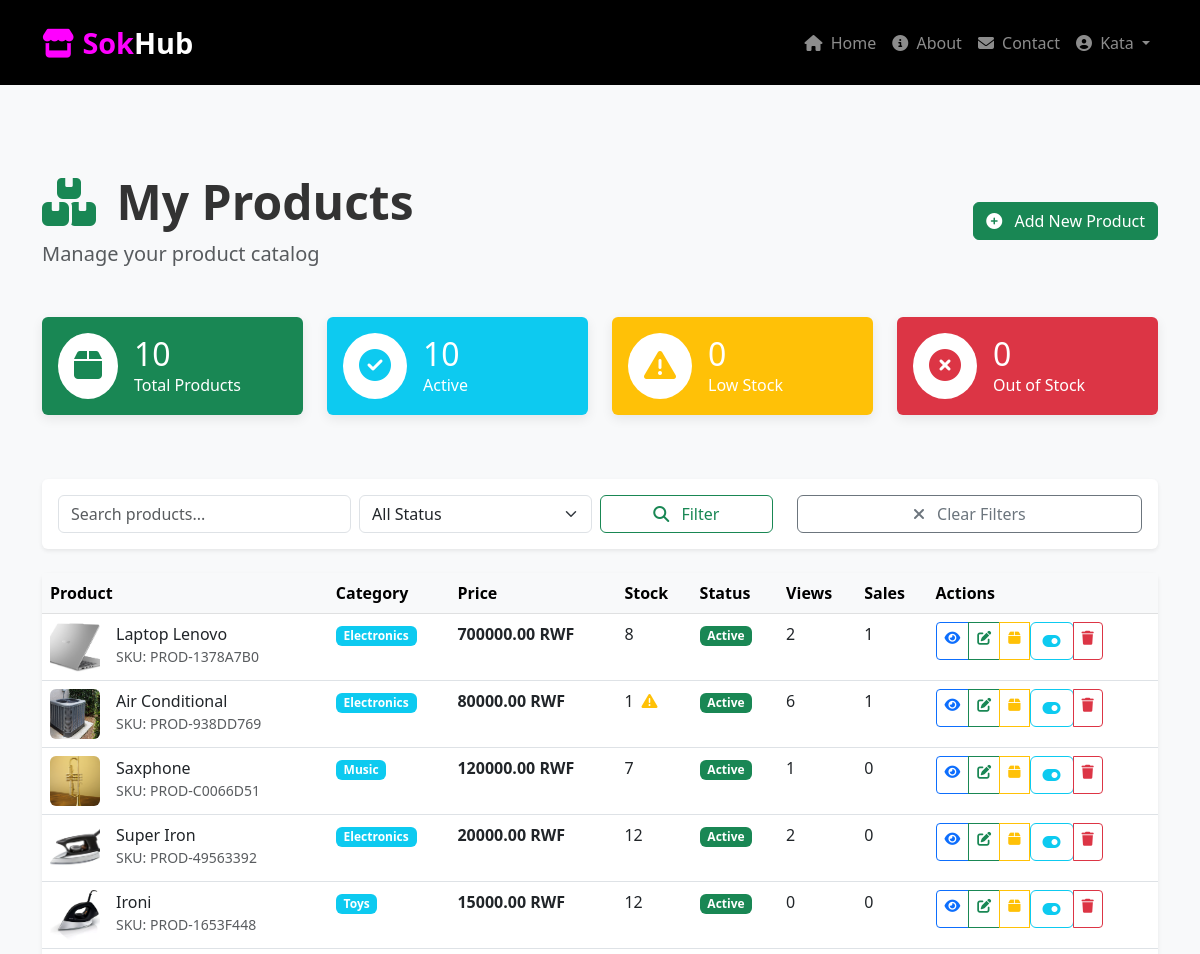
Before: /vendor/products/ (signed in, upper part) with the older database file.
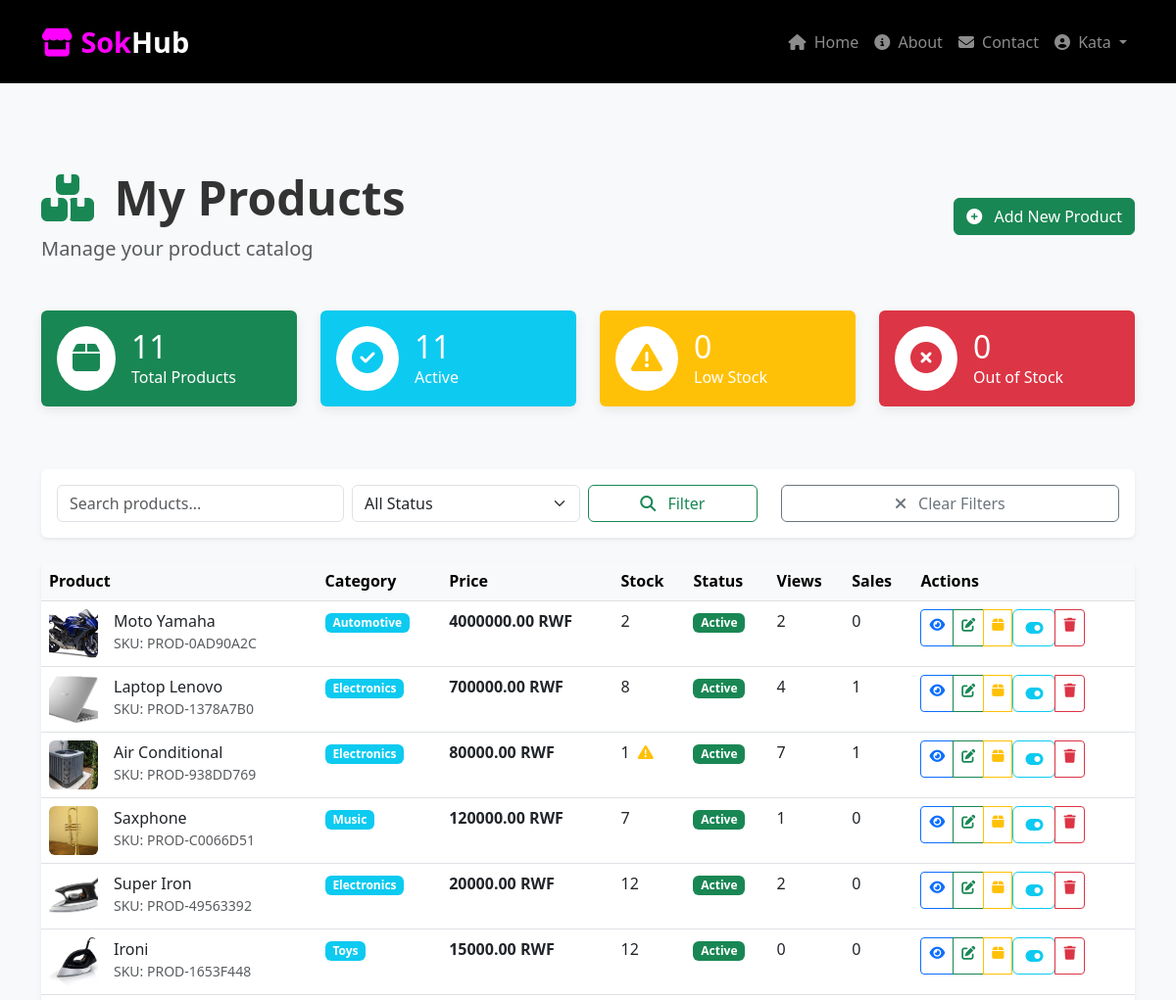
After: the same page with the newer database file.
### product/models.py (models this page shows, shortened)
class Product(models.Model):
    STATUS_CHOICES = (
        ('draft', 'Draft'),
        ('active', 'Active'),
        ('out_of_stock', 'Out of Stock'),
        ('discontinued', 'Discontinued'),
        ('pending_review', 'Pending Review'),
    )
    name = models.CharField(max_length=200)
    slug = models.SlugField(max_length=200, unique=True)
    description = models.TextField()
    short_description = models.CharField(max_length=300, blank=True, null=True)
    vendor = models.ForeignKey('customer.User', on_delete=models.CASCADE,
                              limit_choices_to={'user_type': 'vendor'},
                              related_name='products')
    price = models.DecimalField(max_digits=10, decimal_places=2,
                               validators=[MinValueValidator(Decimal('0.01'))])
    compare_at_price = models.DecimalField(max_digits=10, decimal_places=2,
                                          null=True, blank=True,
                                          validators=[MinValueValidator(Decimal('0.01'))])
    sku = models.CharField(max_length=100, unique=True, blank=True, null=True)
    barcode = models.CharField(max_length=100, blank=True, null=True)
    quantity = models.IntegerField(default=0, validators=[MinValueValidator(0)])
    low_stock_threshold = models.IntegerField(default=5, validators=[MinValueValidator(1)])
    is_track_inventory = models.BooleanField(default=True)
    allow_backorder = models.BooleanField(default=False)
    category = models.ForeignKey(Category, on_delete=models.SET_NULL,
                                null=True, blank=True, related_name='products')
    tags = models.ManyToManyField('ProductTag', blank=True)
    status = models.CharField(max_length=20, choices=STATUS_CHOICES, default='draft')
    is_featured = models.BooleanField(default=False)
    is_available = models.BooleanField(default=True)
    requires_shipping = models.BooleanField(default=True)
    main_image = models.ImageField(upload_to=image_path, null=True, blank=True)
    meta_title = models.CharField(max_length=200, blank=True, null=True)
    meta_description = models.TextField(blank=True, null=True)
    view_count = models.IntegerField(default=0)
    purchase_count = models.IntegerField(default=0)
    average_rating = models.DecimalField(max_digits=3, decimal_places=2, default=0.00,
                                        validators=[MinValueValidator(0), MaxValueValidator(5)])
    reservation_count = models.IntegerField(default=0)  # Items reserved in carts
    last_restocked = models.DateTimeField(null=True, blank=True)
    created_at = models.DateTimeField(auto_now_add=True)
    updated_at = models.DateTimeField(auto_now=True)
    published_at = models.DateTimeField(null=True, blank=True)
    class Meta:
        ordering = ['-created_at']
        indexes = [
            models.Index(fields=['slug']),
            models.Index(fields=['status', 'is_available']),
            models.Index(fields=['vendor', 'status']),
            models.Index(fields=['category', 'is_available']),
        ]
    def get_available_quantity(self):
        try:
            return max(0, self.quantity - self.reservation_count)
        except:
            return 0

class Category(models.Model):
    name = models.CharField(max_length=100, unique=True)
    slug = models.SlugField(max_length=100, unique=True)
    description = models.TextField(blank=True, null=True)
    parent = models.ForeignKey('self', on_delete=models.CASCADE, null=True, blank=True,
                              related_name='children')
    is_active = models.BooleanField(default=True)
    created_at = models.DateTimeField(auto_now_add=True)
    updated_at = models.DateTimeField(auto_now=True)
    class Meta:
        verbose_name_plural = "Categories"
        ordering = ['name']

### product/views.py (the view)
# urls.py: path('vendor/products/', views.vendor_product_list, name='vendor_product_list'),
@login_required
@vendor_required
def vendor_product_list(request):
    products = Product.objects.filter(vendor=request.user).select_related('category')
    status_filter = request.GET.get('status')
    if status_filter:
        products = products.filter(status=status_filter)
    search_query = request.GET.get('q')
    if search_query:
        products = products.filter(
            Q(name__icontains=search_query) |
            Q(sku__icontains=search_query) |
            Q(description__icontains=search_query)
        )
    paginator = Paginator(products, 20)
    page_number = request.GET.get('page')
    page_obj = paginator.get_page(page_number)
    total_products = products.count()
    active_products = products.filter(status='active').count()
    out_of_stock = products.filter(status='out_of_stock').count()
    low_stock = products.filter(
        is_track_inventory=True,
        quantity__lte=F('low_stock_threshold'),
        status='active'
    ).count()
    context = {
        'page_obj': page_obj,
        'total_products': total_products,
        'active_products': active_products,
        'out_of_stock': out_of_stock,
        'low_stock': low_stock,
        'status_filter': status_filter,
        'search_query': search_query,
    }
    return render(request, 'vendor/product_list.html', context)

### customer/Decorator.py (called while the page is built)
def vendor_required(view_func):
    @wraps(view_func)
    def _wrapped_view(request, *args, **kwargs):
        if not request.user.is_authenticated:
            messages.error(request, 'Please login to access this page.')
            return redirect('login')
        if not hasattr(request.user, 'user_type'):
            messages.error(request, 'Invalid user account.')
            return redirect('home')
        if request.user.user_type != 'vendor':
            messages.error(request, 'Access denied. Vendor account required.')
            return redirect('home')
        if hasattr(request.user, 'vendorprofile'):
            if not request.user.vendorprofile.is_approved:
                messages.warning(request, 'Your vendor account is pending admin approval.')
                return redirect('vendor_pending')
        return view_func(request, *args, **kwargs)
    return _wrapped_view

### product/templates/vendor/product_list.html (shortened to what the changed rows need)
{% extends "base.html" %}
{% block content %}
<div class="container py-5">
    <div class="d-flex justify-content-between align-items-center mb-5">
        <div>
            <h1 class="display-5 fw-bold">
                <i class="fas fa-boxes me-2 text-success"></i> My Products
            </h1>
        </div>
    </div>
    <div class="row mb-5">
        <div class="col-md-3 mb-3">
            <div class="card bg-success text-white">
                <div class="card-body">
                    <div class="d-flex align-items-center">
                        <div>
                            <h2 class="mb-0">{{ total_products }}</h2>
                            <p class="mb-0">Total Products</p>
                        </div>
                    </div>
                </div>
            </div>
        </div>
        <div class="col-md-3 mb-3">
            <div class="card bg-info text-white">
                <div class="card-body">
                    <div class="d-flex align-items-center">
                        <div>
                            <h2 class="mb-0">{{ active_products }}</h2>
                            <p class="mb-0">Active</p>
                        </div>
                    </div>
                </div>
            </div>
        </div>
        <div class="col-md-3 mb-3">
            <div class="card bg-warning text-white">
                <div class="card-body">
                    <div class="d-flex align-items-center">
                        <div>
                            <h2 class="mb-0">{{ low_stock }}</h2>
                        </div>
                    </div>
                </div>
            </div>
        </div>
        <div class="col-md-3 mb-3">
            <div class="card bg-danger text-white">
                <div class="card-body">
                    <div class="d-flex align-items-center">
                        <div>
                            <h2 class="mb-0">{{ out_of_stock }}</h2>
                        </div>
                    </div>
                </div>
            </div>
        </div>
    </div>
    <div class="card shadow-sm">
        <div class="card-body p-0">
            {% if page_obj.object_list %}
            <div class="table-responsive">
                <table class="table table-hover mb-0">
                    <thead class="table-light">
                        <tr>
                            <th>Product</th>
                            <th>Category</th>
                            <th>Price</th>
                            <th>Stock</th>
                            <th>Status</th>
                            <th>Views</th>
                            <th>Sales</th>
                            <th>Actions</th>
                        </tr>
                    </thead>
                    <tbody>
                        {% for product in page_obj %}
                        <tr>
                            <td>
                                <div class="d-flex align-items-center">
                                    {% if product.main_image %}
                                    <img src="{{ product.main_image.url }}"
                                         alt="{{ product.name }}"
                                         class="rounded me-3"
                                         style="width: 50px; height: 50px; object-fit: cover;">
                                    {% else %}
                                    <div class="bg-light rounded d-flex align-items-center justify-content-center me-3"
                                         style="width: 50px; height: 50px;">
                                        <i class="fas fa-image text-muted"></i>
                                    </div>
                                    {% endif %}
                                    <div>
                                        <h6 class="mb-0">{{ product.name|truncatechars:40 }}</h6>
                                        <small class="text-muted">SKU: {{ product.sku|default:"N/A" }}</small>
                                    </div>
                                </div>
                            </td>
                            <td>
                                {% if product.category %}
                                    <span class="badge bg-info">{{ product.category.name }}</span>
                                {% else %}
                                    <span class="text-muted">Uncategorized</span>
                                {% endif %}
                            </td>
                            <td>
                                <strong>{{ product.price }} RWF</strong>
                            </td>
                            <td>
                                {% if product.is_track_inventory %}
                                    <div class="d-flex align-items-center">
                                        <span class="me-2">{{ product.get_available_quantity }}</span>
                                        {% if product.get_available_quantity <= product.low_stock_threshold %}
                                            <i class="fas fa-exclamation-triangle text-warning"></i>
                                        {% endif %}
                                    </div>
                                {% else %}
                                    <span class="badge bg-secondary">Untracked</span>
                                {% endif %}
                            </td>
                            <td>
                                {% if product.status == 'active' %}
                                    <span class="badge bg-success">{{ product.get_status_display }}</span>
                                {% elif product.status == 'draft' %}
                                    <span class="badge bg-secondary">{{ product.get_status_display }}</span>
                                {% elif product.status == 'out_of_stock' %}
                                    <span class="badge bg-danger">{{ product.get_status_display }}</span>
                                {% elif product.status == 'pending_review' %}
                                    <span class="badge bg-warning">{{ product.get_status_display }}</span>
                                {% else %}
                                    <span class="badge bg-info">{{ product.get_status_display }}</span>
                                {% endif %}
                            </td>
                            <td>
                                {{ product.view_count }}
                            </td>
                            <td>
                                {{ product.purchase_count }}
                            </td>
                            <td>
                                <div class="btn-group btn-group-sm">
                                    <a href="{% url 'product_detail' product.slug %}"
                                       class="btn btn-outline-primary"
                                       target="_blank"
                                       title="View">
                                        <i class="fas fa-eye"></i>
                                    </a>
                                    <a href="{% url 'vendor_edit_product' product.pk %}"
                                       class="btn btn-outline-success"
                                       title="Edit">
                                        <i class="fas fa-edit"></i>
                                    </a>
                                    <a href="{% url 'vendor_stock_management' product.pk %}"
                                       class="btn btn-outline-warning"
                                       title="Stock">
                                        <i class="fas fa-box"></i>
                                    </a>
                                    <form method="post" action="{% url 'vendor_toggle_product_status' product.pk %}" class="d-inline">
                                        <button type="submit" class="btn btn-outline-info" title="{% if product.status == 'active' %}Move to draft{% else %}Activate{% endif %}">
                                            <i class="fas fa-toggle-on"></i>
                                        </button>
                                    </form>
                                    <a href="{% url 'vendor_delete_product' product.pk %}"
                                       class="btn btn-outline-danger"
                                       title="Delete">
                                        <i class="fas fa-trash"></i>
                                    </a>
                                </div>
                            </td>
                        </tr>
                        {% endfor %}
                    </tbody>
                </table>
            </div>
            {% endif %}
        </div>
    </div>
</div>
{% endblock %}

Changed rows visible on the page:
added Product: main_image (picture), name "Moto Yamaha", sku "PROD-0AD90A2C", category.name "Automotive", price "4000000.00", get_available_quantity "2", status "Active", view_count "2", purchase_count "0"
changed Product "Laptop Lenovo": view_count "2" → "4"
changed Product "Air Conditional": view_count "6" → "7"
Other visible differences:
{{ total_products }}: "10" → "11"
{{ active_products }}: "10" → "11"
